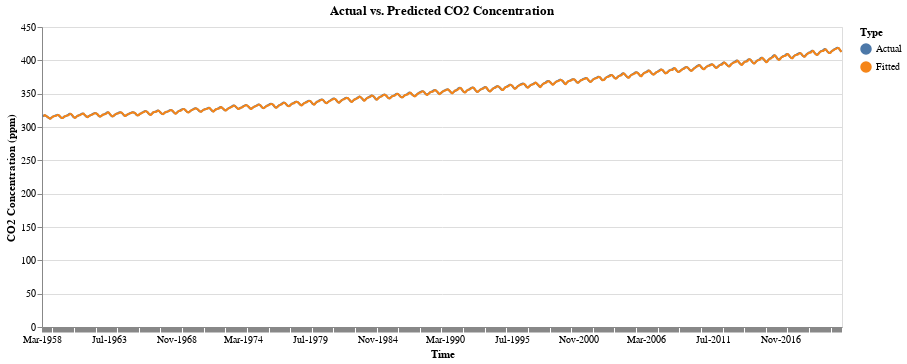

The code cell stored with this chart in its notebook:
### Code cell
# Create a selection that chooses the nearest point & selects based on x-value
hover =  alt.selection_single(
        encodings = ["x"],
        nearest=True,
        on="mouseover",
        empty="none",
        clear="mouseout"
)

# The basic line
line = alt.Chart(pred).mark_line(interpolate='basis').encode(
    x= alt.X("Date:O", timeUnit="yearmonth", axis=alt.Axis(format="%b-%Y"), title = "Time"),
    y= alt.Y('CO2:Q', axis=alt.Axis(title='CO2 Concentration (ppm)')),
    color='Type:N'
)

# Transparent selectors across the chart. This is what tells us
# the x-value of the cursor
selectors = alt.Chart(pred).mark_point().encode(
    x=alt.X("Date:O", timeUnit="yearmonth", axis=alt.Axis(format="%b-%Y"), title = "Time"),
    opacity=alt.value(0),
    tooltip = [alt.Tooltip("Date:O", timeUnit="yearmonth", title="Time")]
).add_selection(
    hover
)

# Draw points on the line, and highlight based on selection
points = line.mark_point().encode(
    opacity=alt.condition(hover, alt.value(1), alt.value(0))
)

# Draw text labels near the points, and highlight based on selection
text = line.mark_text(align='center', dx=20, dy=-20).encode(
    text=alt.condition(hover, 'CO2:Q', alt.value(' '))
)

# Draw a rule at the location of the selection
rules = alt.Chart(pred).mark_rule(color='gray').encode(
    x=alt.X("Date:O", timeUnit="yearmonth", axis=alt.Axis(format="%b-%Y"), title = "Time"),
).transform_filter(
    hover
)

# Put the five layers into a chart and bind the data
alt.layer(
    line, selectors, points, rules, text
).properties(
    title = "Actual vs. Predicted CO2 Concentration",
    width=800, height=300
).interactive()

### Figure 1 — Vega-Lite specification as saved in the notebook (floating-point values rounded to 4 significant figures; data arrays with more than 128 entries replaced by an {"elided": "..."} marker saying what was removed)
{"config": {"view": {"continuousWidth": 400, "continuousHeight": 300}}, "layer": [{"mark": {"type": "line", "interpolate": "basis"}, "encoding": {"color": {"field": "Type", "type": "nominal"}, "x": {"axis": {"format": "%b-%Y"}, "field": "Date", "timeUnit": "yearmonth", "title": "Time", "type": "ordinal"}, "y": {"axis": {"title": "CO2 Concentration (ppm)"}, "field": "CO2", "type": "quantitative"}}, "selection": {"selector002": {"type": "interval", "bind": "scales", "encodings": ["x", "y"]}}}, {"mark": "point", "encoding": {"opacity": {"value": 0}, "tooltip": [{"field": "Date", "timeUnit": "yearmonth", "title": "Time", "type": "ordinal"}], "x": {"axis": {"format": "%b-%Y"}, "field": "Date", "timeUnit": "yearmonth", "title": "Time", "type": "ordinal"}}, "selection": {"selector001": {"type": "single", "encodings": ["x"], "nearest": true, "on": "mouseover", "empty": "none", "clear": "mouseout"}}}, {"mark": "point", "encoding": {"color": {"field": "Type", "type": "nominal"}, "opacity": {"condition": {"value": 1, "selection": "selector001"}, "value": 0}, "x": {"axis": {"format": "%b-%Y"}, "field": "Date", "timeUnit": "yearmonth", "title": "Time", "type": "ordinal"}, "y": {"axis": {"title": "CO2 Concentration (ppm)"}, "field": "CO2", "type": "quantitative"}}}, {"mark": {"type": "rule", "color": "gray"}, "encoding": {"x": {"axis": {"format": "%b-%Y"}, "field": "Date", "timeUnit": "yearmonth", "title": "Time", "type": "ordinal"}}, "transform": [{"filter": {"selection": "selector001"}}]}, {"mark": {"type": "text", "align": "center", "dx": 20, "dy": -20}, "encoding": {"color": {"field": "Type", "type": "nominal"}, "text": {"condition": {"field": "CO2", "type": "quantitative", "selection": "selector001"}, "value": " "}, "x": {"axis": {"format": "%b-%Y"}, "field": "Date", "timeUnit": "yearmonth", "title": "Time", "type": "ordinal"}, "y": {"axis": {"title": "CO2 Concentration (ppm)"}, "field": "CO2", "type": "quantitative"}}}], "data": {"name": "data-c32c9cb5fb30dc99539201944ec4a5ea"}, "height": 300, "title": "Actual vs. Predicted CO2 Concentration", "width": 800, "$schema": "https://vega.github.io/schema/vega-lite/v4.17.0.json", "datasets": {"data-c32c9cb5fb30dc99539201944ec4a5ea": {"elided": "1525 records"}}}
